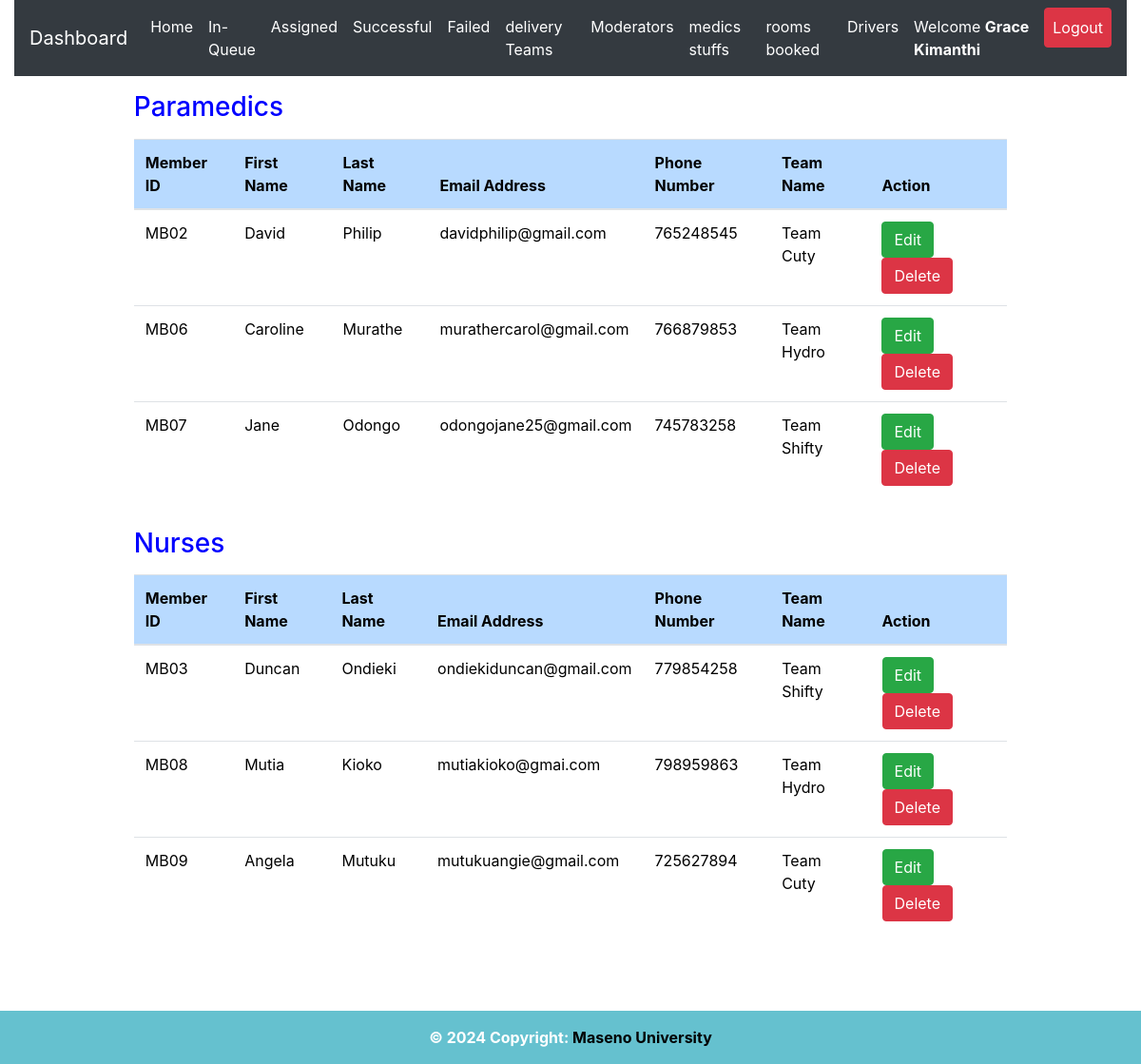
Screenshot of /admin/paramedics.php (signed in) with the database file from the repository.
### tables this page shows
CREATE TABLE `delivery_team_members` (
  `id` int(20) NOT NULL,
  `member_id` varchar(50) NOT NULL,
  `fname` varchar(255) NOT NULL,
  `lname` varchar(255) NOT NULL,
  `email` varchar(50) NOT NULL,
  `phone` int(15) NOT NULL,
  `role_id` varchar(50) NOT NULL,
  `delivery_team_id` varchar(50) NOT NULL,
  `time_of_registration` datetime NOT NULL DEFAULT CURRENT_TIMESTAMP
);

CREATE TABLE `delivery_team` (
  `id` int(11) NOT NULL,
  `team_id` varchar(50) NOT NULL,
  `team_username` varchar(255) NOT NULL,
  `team_name` varchar(255) NOT NULL,
  `team_phone` int(15) NOT NULL,
  `team_email` varchar(50) NOT NULL,
  `team_password` varchar(255) NOT NULL,
  `password_reset_token` varchar(255) DEFAULT NULL,
  `registration_timestamp` datetime NOT NULL DEFAULT CURRENT_TIMESTAMP
);

### admin/paramedics.php (the view, shortened to what this page needs)
<?php
include 'server.php';
?>
<!DOCTYPE html>
<html lang="en">
<head>
<?php include './includes/header.php'; ?>
</head>
  <body>
    <?php include './includes/navbar.php'; ?>
<div class="container-fluid">
  <div class="row m-3">
    <div class="col-md-1"></div>
    <div class="col-md-10">
<div class="table-responsive-lg">
    <table class="table mt-3" style='color:black; font-weight:normal'>
        <thead>
         <h3 style='color:blue'>Paramedics</h3>
            <tr >
              <th scope="col" class="table-primary">Member ID</th>
              <th scope="col" class="table-primary">First Name</th>
              <th scope="col" class="table-primary">Last Name</th>
              <th scope="col" class="table-primary">Email Address</th>
              <th scope="col" class="table-primary">Phone Number</th>
              <th scope="col" class="table-primary">Team Name</th>
              <th scope="col" class="table-primary">Action</th>
            </tr>
          </thead>
          <tbody>
    <?php
    if($_SESSION['admin_id']){
        $data_fetch_query = "SELECT * FROM `delivery_team_members` WHERE role_id='MSU/001B/022'";
        $data_result = mysqli_query($db, $data_fetch_query);
        if ($data_result->num_rows > 0){
          while($row = $data_result->fetch_assoc()) {
            $user_email = $row["email"];
            $member_id = $row["member_id"];
            $member_fname = $row["fname"];
            $member_lname = $row["lname"];
            $member_phone = $row["phone"];
            $member_team_id = $row["delivery_team_id"];
            $data_fetch = "SELECT * FROM `delivery_team` WHERE team_id='$member_team_id'";
            $result = mysqli_query($db, $data_fetch);
            if ($result->num_rows > 0){
              while($row = $result->fetch_assoc()) {
                $teamName = $row["team_name"];
              }
            }
      echo "<tr> <td>" .$member_id.  "</td>";
      echo "<td>" .$member_fname."</td>";
      echo "<td>" .$member_lname."</td>";
      echo "<td>" .$user_email."</td>";
      echo "<td>" .$member_phone."</td>";
      echo "<td>" .$teamName."</td>";
        echo "<td>
        <form method ='POST' action='server.php'>
        <input  type='text' hidden name='member_id' value='$member_id'>
        <input type='submit'data-prevteam='$teamName' data-fname='$member_fname' data-lname='$member_lname' data-tel='$member_phone' data-teamid = '$member_team_id' data-mail ='$user_email' data-memberid ='$member_id' value='Edit' name='edit-paramedic-btn' class='btn btn-success paramedicEdit'>
        <input type='submit' data-id= '$member_id' value='Delete' name='delete-paramedic-btn' class='btn btn-danger deleteParamedic'>
        </form>
        </td> </tr>";
        }
        }else{
        echo "<td>"."No Requests Found"."</td>";
        }
        } else{
            echo "<td>"."No Data Found"."</td>";
        }
?>
          </tbody>
    </table>
  </div>
  </div>
<div class="col-md-1"></div>
</div>
<div class="row m-3">
  <div class="col-md-1"></div>
  <div class="col-md-10">
<div class="table-responsive-lg">
  <table class="table mt-3" style='color:black; font-weight:normal'>
      <thead>
       <h3 style='color:blue'>Nurses</h3>
          <tr >
            <th scope="col" class="table-primary">Member ID</th>
            <th scope="col" class="table-primary">First Name</th>
            <th scope="col" class="table-primary">Last Name</th>
            <th scope="col" class="table-primary">Email Address</th>
            <th scope="col" class="table-primary">Phone Number</th>
            <th scope="col" class="table-primary">Team Name</th>
            <th scope="col" class="table-primary">Action</th>
          </tr>
        </thead>
        <tbody>
  <?php
  if($_SESSION['admin_id']){
      $data_fetch_query = "SELECT * FROM `delivery_team_members` WHERE role_id='MSU/001C/022'";
      $data_result = mysqli_query($db, $data_fetch_query);
      if ($data_result->num_rows > 0){
          while($row = $data_result->fetch_assoc()) {
            $user_email = $row["email"];
            $member_id = $row["member_id"];
            $member_fname = $row["fname"];
            $member_lname = $row["lname"];
            $member_phone = $row["phone"];
            $member_team_id = $row["delivery_team_id"];
            $data_fetch = "SELECT * FROM `delivery_team` WHERE team_id='$member_team_id'";
            $result = mysqli_query($db, $data_fetch);
            if ($result->num_rows > 0){
              while($row = $result->fetch_assoc()) {
                $teamName = $row["team_name"];
              }
            }
      echo "<tr> <td>" .$member_id.  "</td>";
      echo "<td>" .$member_fname."</td>";
      echo "<td>" .$member_lname."</td>";
      echo "<td>" .$user_email."</td>";
      echo "<td>" .$member_phone."</td>";
      echo "<td>" .$teamName."</td>";
      echo "<td>
        <form method ='POST' action='server.php'>
        <input  type='text' hidden name='nurse_member_id' value='$member_id'>
        <input type='submit' data-prevteam='$teamName' data-fname='$member_fname' data-lname='$member_lname' data-tel='$member_phone' data-teamid = '$member_team_id' data-mail ='$user_email' data-memberid ='$member_id' value='Edit' name='edit-nurse-btn' class='btn btn-success paramedicEdit'>
        <input type='submit' data-id= '$member_id' value='Delete'  class='btn btn-danger deleteParamedic'>
        </form>
        </td> </tr>";
      }
      }else{
      echo "<td>"."No Requests Found"."</td>";
      }
      } else{
          echo "<td>"."No Data Found"."</td>";
      }
?>
        </tbody>
  </table>
</div>
</div>
<div class="col-md-1"></div>
</div>
<div class="row">
  <div class="col-md-3"></div>
  <div class="col-md-6">
  </div>
  <div class="col-md-3"></div>
</div>
<div class="row">
  <div class="col-md-3"></div>
  <div class="col-md-6">
  </div>
  <div class="col-md-3"></div>
</div>
</div>
<?php include './includes/footer.php';?>
  </body>
</html>

### rows the page displays
delivery_team_members: member_id "MB02", fname "David", lname "Philip", email "davidphilip@gmail.com", phone "765248545", delivery_team.team_name "Team Cuty"
delivery_team_members: member_id "MB06", fname "Caroline", lname "Murathe", email "murathercarol@gmail.com", phone "766879853", delivery_team.team_name "Team Hydro"
delivery_team_members: member_id "MB07", fname "Jane", lname "Odongo", email "odongojane25@gmail.com", phone "745783258", delivery_team.team_name "Team Shifty"
delivery_team_members: member_id "MB03", fname "Duncan", lname "Ondieki", email "ondiekiduncan@gmail.com", phone "779854258", delivery_team.team_name "Team Shifty"
delivery_team_members: member_id "MB08", fname "Mutia", lname "Kioko", email "mutiakioko@gmai.com", phone "798959863", delivery_team.team_name "Team Hydro"
delivery_team_members: member_id "MB09", fname "Angela", lname "Mutuku", email "mutukuangie@gmail.com", phone "725627894", delivery_team.team_name "Team Cuty"

### other values shown
$_SESSION['admin_firstname'] "Grace"
$_SESSION['admin_lastname'] "Kimanthi"
